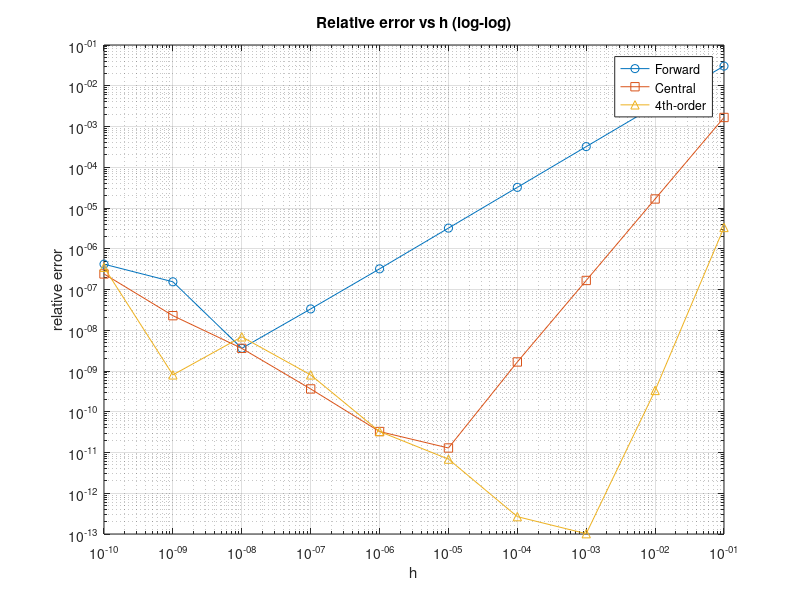

Write MATLAB code to recreate this figure.
% 2.1

clc, clearvars

f  = @(x) cos(x);  
%function handles: https://www.mathworks.com/help/matlab/function-handles.html

fp = @(x) -sin(x);
% derative of cos(x)

x  = 1;
true_val = fp(x);   % cos(1)

h = 10.^(-(1:10)); 

true_vec = true_val * ones(size(h));

%forward dif
function val =  forward_dif(f ,x ,h )
    val = (f(x + h) - f(x)) ./ h;
end


%central dif
function val =  central_dif(f ,x ,h )
    val = (f(x + h) - f(x - h)) ./ (2 .* h);
end



%5 pts stencil
function val =  five_point_4th(f ,x ,h )
    val = (-f(x + 2.*h) + 8.*f(x + h) - 8.*f(x - h) + f(x - 2.*h)) ./ (12 .* h);
end


Df = forward_dif(f, x, h);
Dc = central_dif(f, x, h);
D4 = five_point_4th(f, x, h);

%calculating the errors for each case
errs_forward = abs(Df - true_vec);
errs_central = abs(Dc - true_vec);
errs_4th     = abs(D4 - true_vec);

% Display the errors in a table format using AI
fprintf('Errors for each differentiation method:\n');
fprintf('----------------------------------------\n');
fprintf('  h\t\tforward\t\tcentral\t\t4th-order\n');
for k = 1:numel(h)
    fprintf(' %1.0e\t%.3e\t%.3e\t%.3e\n', h(k), ...
        errs_forward(k), errs_central(k), errs_4th(k));
end





%2.2 Visualizing and Fitting Error


rel_forward = errs_forward / abs(true_val);
rel_central = errs_central / abs(true_val);
rel_4th     = errs_4th     / abs(true_val);


figure;  % get help from AI
loglog(h , rel_forward,'o-', 'DisplayName', 'Forward'); hold on;
loglog(h, rel_central, 's-', 'DisplayName', 'Central');
loglog(h, rel_4th,     '^-', 'DisplayName', '4th-order');
xlabel('h');
ylabel('relative error');
legend('Location','best'); 
% to show “Forward” , “Central” and “4th-order” which we already determined
% in the plots. by best matlab itself decides where to put the plots.
grid on;
title('Relative error vs h (log-log)');